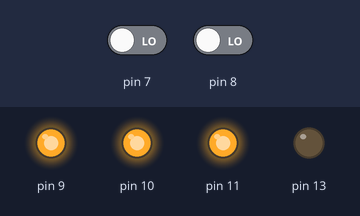
A sketch run on a simulated Arduino Uno, built with avr-gcc and run on an emulated ATmega328P. On the bench: output pins drawn as LEDs (lit = HIGH). Inputs (shaded band) come from the test bench; at power-on: pin 7 LOW, pin 8 LOW.

Above: at 2.8 s.
2.9 s: pin 7 driven HIGH
At 4.0 s:
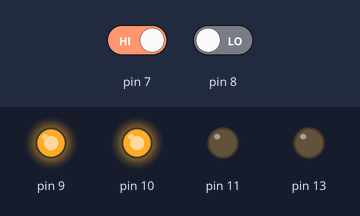
4.5 s: pin 8 driven HIGH
At 5.5 s:
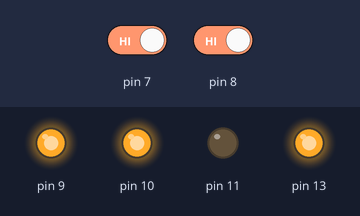
6.5 s: pin 7 driven LOW
At 7.7 s:
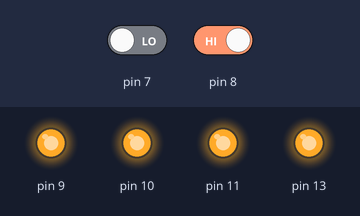
8.0 s: pin 8 driven LOW
At 9.0 s:
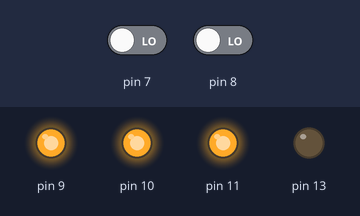
Timing chart, 0 to 10.5 s (numbered marks = the images above; inputs shaded):
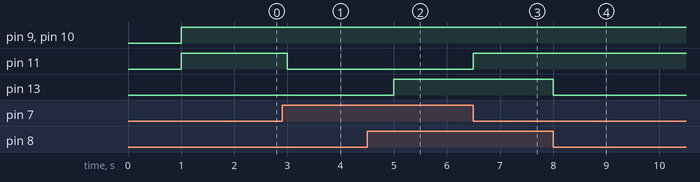

Measured:
- after the input at 2.9 s, pin 11: HIGH → LOW after 0.10 s
- after the input at 4.5 s, pin 13: LOW → HIGH after 0.50 s
- after the input at 6.5 s, pin 11: LOW → HIGH at once
- after the input at 8.0 s, pin 13: HIGH → LOW at once

The sketch:

changing_colors_by_clicking_a_button.ino
```cpp
//버튼 누르면 색 변경
void setup() {
  pinMode(8,INPUT);
  pinMode(13,OUTPUT);
  pinMode(7,INPUT);
  pinMode(9,OUTPUT);
  pinMode(10,OUTPUT);
  pinMode(11,OUTPUT);
}

void loop() {
 if(digitalRead(8) == HIGH){
  digitalWrite(13,HIGH);
  delay(100);
  }
 else{
  digitalWrite(13,LOW);
  delay(1000);
 }

 if(digitalRead(7) == HIGH){
  digitalWrite(9,HIGH);
  digitalWrite(10,HIGH);
  digitalWrite(11,LOW);
 }
 else{
  digitalWrite(9,HIGH);
  digitalWrite(10,HIGH);
  digitalWrite(11,HIGH);
  }


}
```
